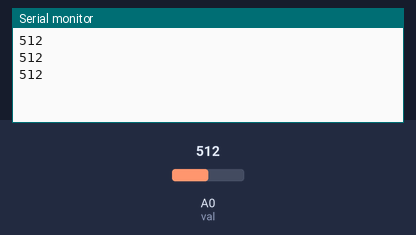
Simulated run of this sketch. Board: Arduino Uno, built with avr-gcc and run on an emulated ATmega328P. On the bench: the last lines printed to the serial monitor. The inputs (shaded band) are chosen by the test bench; at power-on: A0 (val) = 512.

Above: at 1.3 s.
1.4 s: A0 (val) set to 716
At 1.9 s:
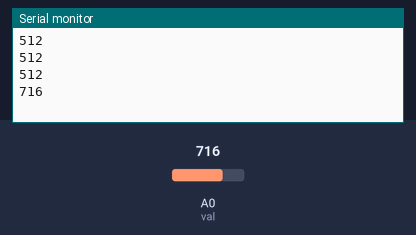
2.9 s: A0 (val) set to 900
At 3.4 s:
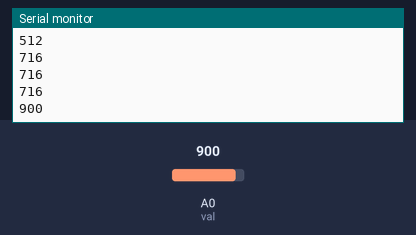
Timing chart, 0 to 5.9 s (numbered marks = the images above; inputs shaded):
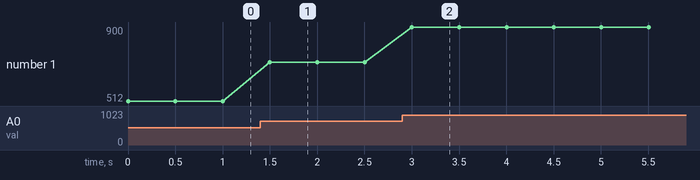

The sketch:

Photoresistor.ino
```cpp
/*--------------------------------------------------------------------
Name: Matthew Schlatter
Date: 2/1/2024
Course: CSCE 336 Embedded Systems (Spring 2024)
File: Photoresistor.ino
HW/Lab: Lab 1, Photoresistor component

Purp:   A brief description of what this program does and
        the general solution strategy.

Doc:    Arduino examples website,

Academic Integrity Statement: I certify that, while others may have
assisted me in brain storming, debugging and validating this program,
the program itself is my own work. I understand that submitting code
which is the work of other individuals is a violation of the honor
code. I also understand that if I knowingly give my original work to
another individual is also a violation of the honor code.
--------------------------------------------------------------------*/

const int val = A0;

void setup() {
  Serial.begin(9600);
}

void loop() {
  int photoresistorVal = analogRead(val);

  Serial.println(photoresistorVal);

  delay(500);
}
```

Measured:
- after the input at 1.4 s, the serial monitor: prints a new line after 0.10 s (image 1)
- after the input at 2.9 s, the serial monitor: prints a new line after 0.10 s (image 2)
- plotted number 1: 512 → 716 after the input at 1.4 s, 716 → 900 after the input at 2.9 s
